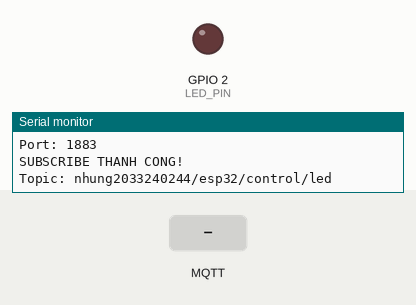
Bench run of a program on a simulated ESP32. On the bench: output pins drawn as LEDs (lit = HIGH), the last lines printed to the serial monitor. The test bench sets the inputs (shaded band). WiFi joins after 1.5 s; servers stay silent unless stated; no MQTT or app messages arrive unless stated.

Above: at 5.8 s.
5.9 s: MQTT message "ON" arrives on the first subscribed topic
At 6.2 s:
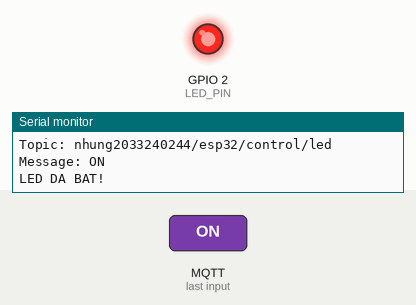
7.4 s: MQTT message "OFF" arrives on the first subscribed topic
At 8.6 s:
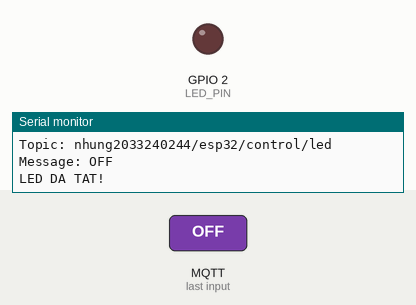
Timing chart, 0 to 10.4 s (numbered marks = the images above; inputs shaded):
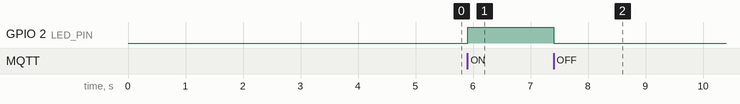

The program:

main.cpp
```cpp
#include <Arduino.h>
#include <WiFi.h>
#include <PubSubClient.h>

// Thong tin WiFi
const char* ssid = "Wokwi-GUEST";
const char* password = "";

// Thong tin MQTT Broker
const char* mqtt_server = "broker.hivemq.com";
const int mqtt_port = 1883;

// Topic nhan lenh dieu khien LED
const char* mqtt_topic =
  "nhung2033240244/esp32/control/led";

// Chan LED
const int LED_PIN = 2;

// Tao doi tuong MQTT
WiFiClient espClient;
PubSubClient client(espClient);

// Thoi gian thu ket noi lai
unsigned long previousReconnect = 0;
const unsigned long reconnectInterval = 5000;

// Ham ket noi WiFi
void connectWiFi() {

  Serial.println("Dang ket noi WiFi...");

  WiFi.begin(ssid, password);
}

// Ham xu ly tin nhan MQTT
void callback(char* topic, byte* payload,
              unsigned int length) {

  String message = "";

  // Chuyen du lieu nhan duoc thanh chuoi
  for (unsigned int i = 0; i < length; i++) {
    message += (char)payload[i];
  }

  message.trim();

  Serial.println("-----------------------------");
  Serial.println("NHAN DU LIEU MQTT THANH CONG!");

  Serial.print("Topic: ");
  Serial.println(topic);

  Serial.print("Message: ");
  Serial.println(message);

  // Kiem tra topic dieu khien LED
  if (String(topic) == mqtt_topic) {

    // Nhan lenh ON
    if (message == "ON") {

      digitalWrite(LED_PIN, HIGH);

      Serial.println("LED DA BAT!");
    }

    // Nhan lenh OFF
    else if (message == "OFF") {

      digitalWrite(LED_PIN, LOW);

      Serial.println("LED DA TAT!");
    }

    else {

      Serial.println("LENH KHONG HOP LE!");
    }
  }
}

// Ham ket noi MQTT
void connectMQTT() {

  Serial.println("Dang ket noi MQTT Broker...");

  // Client ID rieng cho Bai 4
  if (client.connect("ESP32_NHUNG_2033240244_BAI04")) {

    Serial.println("Ket noi MQTT thanh cong!");

    Serial.print("Broker: ");
    Serial.println(mqtt_server);

    Serial.print("Port: ");
    Serial.println(mqtt_port);

    // Dang ky nhan lenh dieu khien LED
    if (client.subscribe(mqtt_topic)) {

      Serial.println("SUBSCRIBE THANH CONG!");

      Serial.print("Topic: ");
      Serial.println(mqtt_topic);
    }

    else {

      Serial.println("SUBSCRIBE THAT BAI!");
    }
  }

  else {

    Serial.print("Ket noi MQTT that bai! Ma loi: ");
    Serial.println(client.state());
  }
}

void setup() {

  Serial.begin(115200);

  Serial.println("-----------------------------");
  Serial.println("NGUYEN THI PHUONG NHUNG - 2033240244");
  Serial.println("BAI 4 - MQTT SUBSCRIBE & CALLBACK");
  Serial.println("-----------------------------");

  // Cau hinh chan LED
  pinMode(LED_PIN, OUTPUT);

  // Ban dau LED tat
  digitalWrite(LED_PIN, LOW);

  // Cau hinh WiFi
  WiFi.mode(WIFI_STA);

  // Ket noi WiFi
  connectWiFi();

  // Cai dat MQTT Broker
  client.setServer(mqtt_server, mqtt_port);

  // Dang ky ham Callback
  client.setCallback(callback);

  // Thu ket noi MQTT ngay sau khi WiFi san sang
  previousReconnect = millis() - reconnectInterval;
}

void loop() {

  // Kiem tra ket noi WiFi
  if (WiFi.status() != WL_CONNECTED) {

    if (millis() - previousReconnect >= reconnectInterval) {

      previousReconnect = millis();

      Serial.println("WiFi bi mat ket noi!");

      WiFi.reconnect();
    }

    return;
  }

  // Kiem tra ket noi MQTT
  if (!client.connected()) {

    if (millis() - previousReconnect >= reconnectInterval) {

      previousReconnect = millis();

      connectMQTT();
    }

    return;
  }

  // Duy tri ket noi MQTT
  client.loop();
}
```

Measured:
- after the input at 5.9 s, GPIO 2 (LED_PIN): LOW → HIGH at once
- after the input at 7.4 s, GPIO 2 (LED_PIN): HIGH → LOW at once
